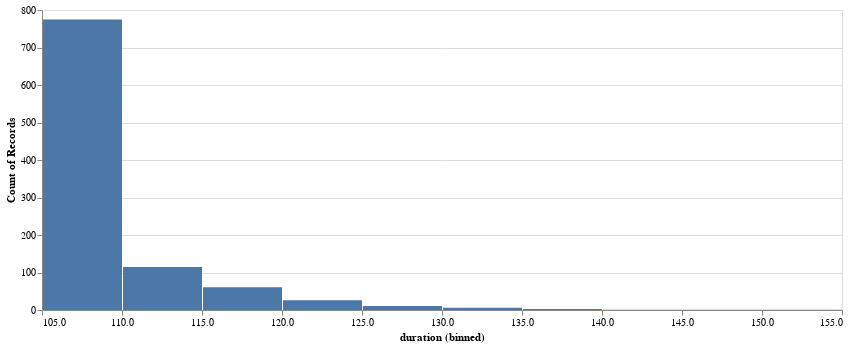

The code cell stored with this chart in its notebook:
### Markdown cell above
#### Mission Duration

### Code cell
df = mc_results.groupby("replicant", as_index=False).first()[["replicant", "duration"]]

alt.Chart(df).mark_bar().encode(
    alt.X("duration:Q", bin=True),
    # alt.X("duration:Q", bin=alt.Bin(extent=[0, 400], step=25)),
    y='count()',
).properties(
    width = 800
)

### Figure 1 — Vega-Lite specification as saved in the notebook (floating-point values rounded to 4 significant figures; data arrays with more than 128 entries replaced by an {"elided": "..."} marker saying what was removed)
{"config": {"view": {"continuousWidth": 400, "continuousHeight": 300}}, "data": {"name": "data-c8b62c3fa5bdc3e839c7cf363a2c07a1"}, "mark": "bar", "encoding": {"x": {"bin": true, "field": "duration", "type": "quantitative"}, "y": {"aggregate": "count", "type": "quantitative"}}, "width": 800, "$schema": "https://vega.github.io/schema/vega-lite/v4.17.0.json", "datasets": {"data-c8b62c3fa5bdc3e839c7cf363a2c07a1": {"elided": "1000 records"}}}
